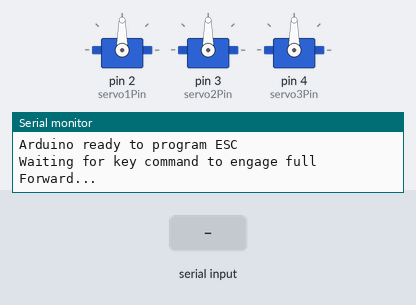
A sketch run on a simulated Arduino Uno, built with avr-gcc and run on an emulated ATmega328P. Shown: 3 × servo, the last lines printed to the serial monitor. The test bench sets the inputs (shaded band).

Above: at 1.2 s.
1.3 s: "1\n" received over Serial
At 2.5 s:
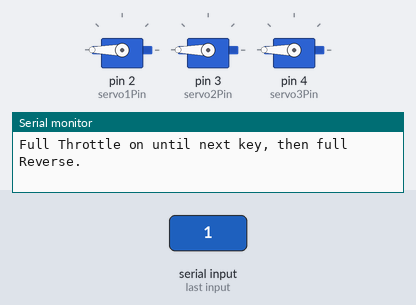
2.8 s: "0\n" received over Serial
At 3.6 s:
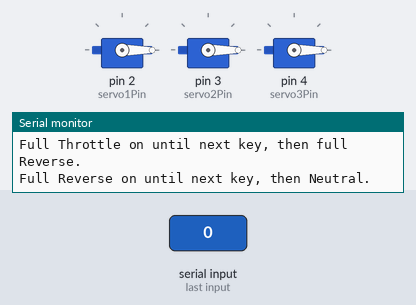
4.3 s: "2\n" received over Serial
At 5.5 s:
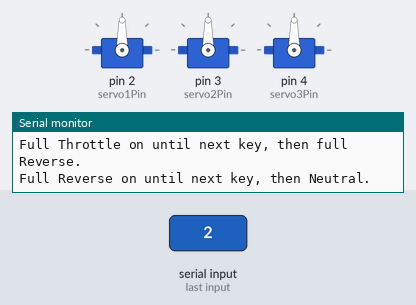
Timing chart, 0 to 7.3 s (numbered marks = the images above; inputs shaded):
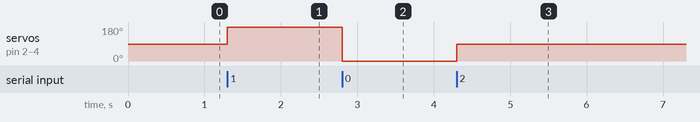

Measured:
- after the input at 1.3 s, servo on pin 2 (servo1Pin), servo on pin 3 (servo2Pin), servo on pin 4 (servo3Pin): 90° → 180° at once
- after the input at 2.8 s, servo on pin 2 (servo1Pin), servo on pin 3 (servo2Pin), servo on pin 4 (servo3Pin): 180° → 0° at once
- after the input at 4.3 s, servo on pin 2 (servo1Pin), servo on pin 3 (servo2Pin), servo on pin 4 (servo3Pin): 0° → 90° at once

The sketch:

ESC_Programmer.pde
```cpp
/*
 * ESC_Programmer sketch for the Arduino
 * C.Tilt 20-Aug-2011
 * This sketch allows me to program an Electronic Speed Controller that will be controlled
 * by the Arduino (as the servo input to the ESC). It is designed for an ESC with forward
 * and reverse (e.g. for a car).
 *
 * Initial use was for brushless motors on an ROV (mini-sub).
 */
#include <Servo.h>

#pragma mark Hand coded Servo Control

#define servo1Pin 2
#define servo2Pin 3
#define servo3Pin 4
//#define servo4Pin 4
//#define servo5Pin 5
//#define servo6Pin 6

// Servo controls for the ESC, in microseconds
// TODO: read their manual and find the actual values
#define FULL_REVERSE  800
#define FULL_FORWARD  2400
#define NEUTRAL       ((FULL_FORWARD + FULL_REVERSE) / 2)

int minPulse = FULL_REVERSE;
int maxPulse = FULL_FORWARD;

typedef struct servo_state
{
  int pin;
  int usecs;
  Servo *servo;
} servo_state_t;

Servo servo1;
Servo servo2;
Servo servo3;

servo_state servo_states [] =
{
  { servo1Pin, NEUTRAL, &servo1 },
  { servo2Pin, NEUTRAL, &servo2 },
  { servo3Pin, NEUTRAL, &servo3 }
};

#ifdef unused
long lastPulse = 0;

void sendPulse(int pinNumber, int pulseWidth)
{
    digitalWrite(pinNumber, HIGH);
    delayMicroseconds(pulseWidth);
    digitalWrite(pinNumber, LOW);
}

void cycleServos()
{
    if(millis() - lastPulse > 20) {
        lastPulse=millis();

        int numServos = sizeof(servo_states) / sizeof(servo_state_t);
        for( int i=0; i<numServos; i++ )
        {
          servo_state *s = &servo_states[i];
          sendPulse(s->pin, s->usecs);
        }
    }
}
#endif

void initServos()
{
  int numServos = sizeof(servo_states) / sizeof(servo_state_t);
  for( int i=0; i<numServos; i++ )
  {
    servo_state *s = &servo_states[i];
    //pinMode(s->pin, OUTPUT);
    //sendPulse(s->pin, NEUTRAL);
    s->servo->attach(s->pin, minPulse, maxPulse);
  }
}

void setAllServos(int newUsecs)
{
  int numServos = sizeof(servo_states) / sizeof(servo_state_t);
  for( int i=0; i<numServos; i++ )
  {
    servo_state *s = &servo_states[i];
    // sendPulse(s->pin, value);
    s->servo->writeMicroseconds(newUsecs);
  }
}

// Wait for a character from the serial port and return it.
int getc()
{
  while( Serial.available() == 0 )
    //cycleServos();
    ;

  return Serial.read();
}

// Read characters from serial port and discard until CR is read and skipped.
void eatCharsToEOL()
{
  int c;
  while( c = getc() != '\n' )
  ;
}

void setup()
{
  // Initialize Servo pins and set their level to OFF
  initServos();

  setAllServos(NEUTRAL);

  // Initialize the serial port and send the host a message that we're up and runnin.
  Serial.begin(38400);
  Serial.println("Arduino ready to program ESC");

}

void loop()
{
  static boolean firstTime = true;

  if( firstTime )
  {
    Serial.println("Waiting for key command to engage full Forward...");
    int key = getc();
    eatCharsToEOL();
    setAllServos(FULL_FORWARD);
    //cycleServos();

    // Full throttle
    Serial.println("Full Throttle on until next key, then full Reverse.");
    key = getc();
    eatCharsToEOL();
    setAllServos(FULL_REVERSE);
    //cycleServos();

    Serial.println("Full Reverse on until next key, then Neutral.");
    key = getc();
    eatCharsToEOL();
    setAllServos(NEUTRAL);
    //cycleServos();

    #ifdef unused
    Serial.println("Neutral for three seconds.");
    delay(3000);
    Serial.println("Sweep test.");
    for( int usecs=minPulse; usecs<maxPulse; usecs += 10 )
    {
      Serial.print("Speed: ");
      Serial.println(usecs, DEC);
      setAllServos(usecs);
      delay(100);
    }
#endif
    setAllServos(NEUTRAL);


    firstTime = false;
  }

  // cycleServos();

}
```
